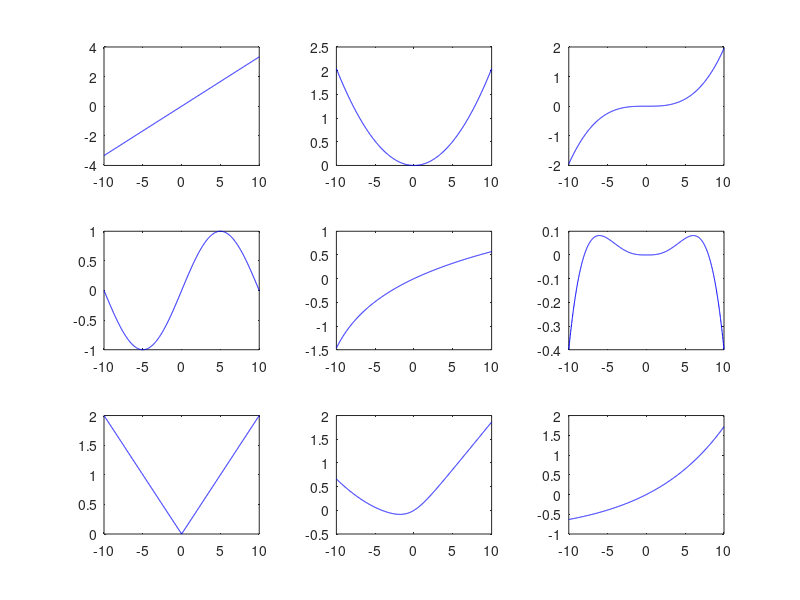

This chart was generated by the following MATLAB code:
% Fitting a generalized additive regression model.
% Seed random number generator to get the same result every time
randn('state',0); rand('state',0);
N=2^8; n=9;

X=normrnd(0,6,N,n);

lambda=0.0391;

K=15;
p=-7:1:7;

%Define the functions. (some have offsets so that f{i}(0)=0
a0=1.3;
f{1} =@(x) x/3;
f{2} =@(x) (x/7).^2;
f{3} =@(x) (x/8).^3;
f{4} =@(x) sin(x/10*pi);
f{5} =@(x) log(abs(x+13))-2.56494935746154;
f{6} =@(x) (abs(x)/8).^3.2-(x/8).^4;
f{7} =@(x) abs(x/5);
f{8} =@(x) log(exp(x)+exp((x/5).^2))/5-0.138629436111989;
f{9} =@(x) exp(x/10)-1;

%Y=alpha+sum fj(Xj)+eps
y=a0*ones(N,1);
for jj=1:n
    y=y+f{jj}(X(:,jj)); 
end
y = y+ normrnd(0,1,N,1);

xx=linspace(-10,10,1024);
figure
for jj=1:9
    subplot(3,3,jj);
    plot(xx,f{jj}(xx),'b')
end
